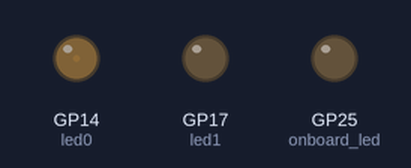
A program run on a simulated Raspberry Pi Pico running MicroPython. Parts: output pins drawn as LEDs (lit = HIGH).

Above: at 0.05 s.
At 4.85 s:
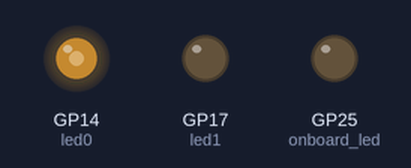
At 7.25 s:
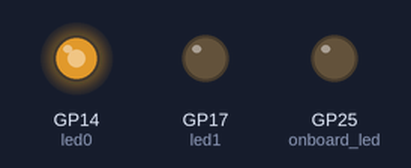
At 9.75 s:
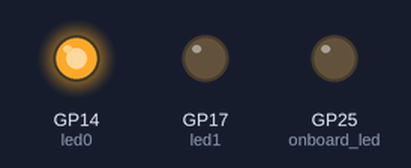
At 14.65 s:
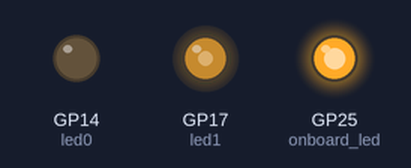
At 19.55 s:
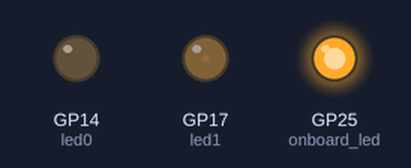
Timing chart, 0 to 25.5 s (numbered marks = the images above):
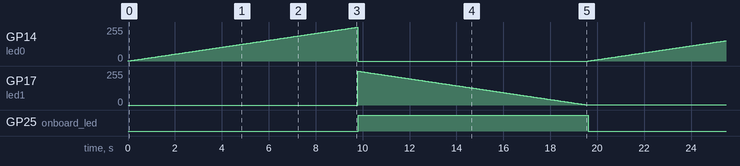

The program:

brighten_led_with_pwm.py
```python
# A basic program illustrating the use of PWM output in micropython
# information on using PWM in micropython can be found here:
# https://docs.micropython.org/en/latest/library/machine.PWM.html

from machine import PWM, Pin
import utime

# an led is connected to GP0 and a Ground pin in connected to ground
# initialize the pin as an output pin
led0 = Pin(14, Pin.OUT)
led1 = Pin(17, Pin.OUT)
# Onboard green LED. The value keyword allows you to set state on creation.
onboard_led = Pin(25, Pin.OUT, value=1)

# setup the pin as a PWM pin.
pwm0 = PWM(led0)
pwm1 = PWM(led1)
# Set the frequency in Hz - (min frequency is 8Hz)
pwm0.freq(50)
pwm1.freq(50)

count = 0
while count < 3:
    for adjustment in range(65353):
        # change duty cycle with to 16bit integer value
        pwm0.duty_u16(adjustment)
        utime.sleep(0.0001)
        onboard_led.off()
    pwm0.duty_u16(0)
    for adjustment in range(65353, 0, -1):
        pwm1.duty_u16(adjustment)
        utime.sleep(0.0001)
        onboard_led.on()
    count+=1


# deinitializes the pwm LED
onboard_led.off()
pwm0.deinit()
pwm1.deinit()
utime.sleep(1)
```

Measured:
- by itself, GP14 (led0): ramps from 0/255 to 254/255 and jumps back, once every 19.6 s
- by itself, GP17 (led1): ramps from 254/255 to 1/255 and jumps back, once every 19.6 s
- by itself, GP25 (onboard_led): alternates HIGH for 9.8 s and LOW for 9.8 s
